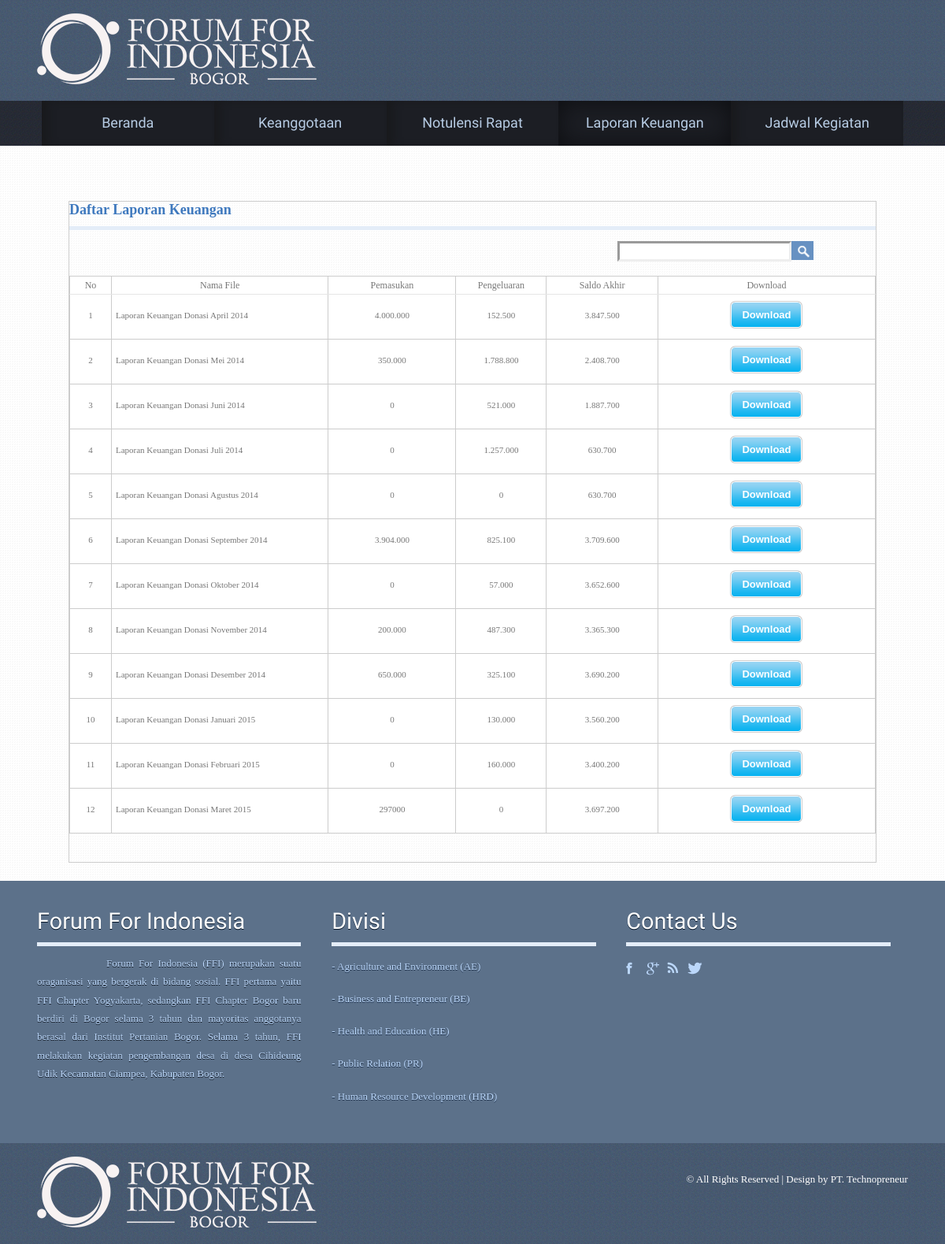
Page /about.php on the committed database.
### tables this page shows
CREATE TABLE IF NOT EXISTS `keuangan` (
`ID_file` int(11) NOT NULL,
  `Nama_file` varchar(50) NOT NULL,
  `Pemasukan` varchar(10) NOT NULL,
  `Pengeluaran` varchar(10) NOT NULL,
  `Saldo_akhir` varchar(10) NOT NULL
);

### about.php (the view, shortened to what this page needs)
<!DOCTYPE HTML>
<html>
<head>
<link href="css/css_upload-download.css" rel="stylesheet" type="text/css" media="all" />
<link href="css/camera.css" rel="stylesheet" type="text/css" media="all" />
</head>
<body>
<div class="h_bg">
<div class="wrap">
	<div class="header">
		<div class="logo">
			<h1><a href="home.php"><img src="images/logo2.png" alt=""></a></h1>
		</div>
	</div>
</div>
</div>
<div class="slider_bg">
<div class="wrap">
<div class="slider">
	<ul class="nav">
		<li><a href="home.php">Beranda</a></li>
		<li><a href="keanggotaan.php">Keanggotaan</a></li>
		<li><a href="notulensi.php">Notulensi Rapat</a></li>
		<li class="active"><a href="about.php">Laporan Keuangan</a></li>
		<li><a href="time.php">Jadwal Kegiatan</a></li>
	</ul>
</div>
</div>
</div>
<div class="main_bg">
<div class="wrap">
<div class="main">
<table width="100%" border="0" cellspacing="0" cellpadding="0">
        <tr>
        <div id="body_div">
 <td align=""><div class="body_right_caloninvestor">
			  <h4>Daftar Laporan Keuangan</h4>
<div class="tabpad news-box news">
<div class="deposit_info_details">
<table width="100%" border="0" cellspacing="0" cellpadding="0" class="lbox_contentbg">
		<p>&nbsp;</p>
         <div class="search">
    		<form action='about.php' method="GET">
    			<input type="text" value="" name='qcari'>
    			<input type="submit" value="">
    		</form>
			<p>&nbsp;</p>
		</div>
          <tr class="row1" onMouseOver="mouse_event(this, 'listrow_bg');" onMouseOut="mouse_event(this, 'row1');">
                     <td width="1%" align="center">No</td>
				<td width="10%" align="center">Nama File</td>
				<td width="5%" align="center">Pemasukan</td>
				<td width="2%" align="center">Pengeluaran</td>
				<td width="5%" align="center">Saldo Akhir</td>
				<td width="10%" valign="top" align="center">Download</td>
          </tr>
		  <?php
       	$search = mysql_query("select * from keuangan");
	    while ( $data = mysql_fetch_array($search) )
		{
				?>
				<tr class="list1" onMouseOver="mouse_event(this,'row_hover');" onMouseOut="mouse_event(this,'list1');">
                    <td align="center"><?php echo $data['ID_file'];?></td>
					<td><?php echo $data['Nama_file'];?></td>
					<td align="center"><?php echo $data['Pemasukan'];?></td>
					<td align="center"><?php echo $data['Pengeluaran'];?></td>
					<td align="center"><?php echo $data['Saldo_akhir'];?></td>
					<td align="center">
					<a href="<?php echo $data['file'];?>">
                          <input type="submit" name="button" id="button" value="Download" class="sub_btn" />
					</a></td>
              </tr>
		<?php } ?>
        </table>
   <br />
   <br />
                </table>
    </div>
        </div>
        </div>
<div class="footer-bg">
<div class="wrap">
<div class="footer">
   <div class="box1">
	<h4>Forum For Indonesia</h4>
    <p style="text-align: justify;">&nbsp;&nbsp;&nbsp;&nbsp;&nbsp;&nbsp;&nbsp;&nbsp;&nbsp;&nbsp;&nbsp;&nbsp;&nbsp;&nbsp;Forum For Indonesia (FFI) merupakan suatu oraganisasi yang bergerak di bidang sosial. FFI pertama yaitu FFI Chapter Yogyakarta, sedangkan FFI Chapter Bogor baru berdiri di Bogor selama 3 tahun dan mayoritas anggotanya berasal dari Institut Pertanian Bogor. Selama 3 tahun, FFI melakukan kegiatan pengembangan desa di desa Cihideung Udik Kecamatan Ciampea, Kabupaten Bogor.</p>
  </div>
   <div class="box1">
	<h4>Divisi</h4>
	<nav>
		<ul>
			<li><a href="ae.php">- Agriculture and Environment (AE)</a></li>
			<li><a href="be.php">- Business and Entrepreneur (BE)</a></li>
			<li><a href="he.php">- Health and Education (HE)</a></li>
			<li><a href="pr.php">- Public Relation (PR)</a></li>
   			<li><a href="hrd.php">- Human Resource Development (HRD)</a></li>
	    </ul>
	</nav>
	</div>
	<div class="box1">
		<h4>Contact us</h4>
		<div class="social-icons">
	   		  	<ul>
			      <li class="facebook"><a href="ae.php"</a></li>
			      <li class="twitter"><a href="#" target="_blank"> </a></li>
			      <li class="rss"><a href="#" target="_blank"> </a></li>
			      <li class="contact"><a href="#" target="_blank"> </a></li>
		     </ul>
   	    </div>
	</div>
</div>
</div>
</div>
<div class="ftr-bg">
	<div class="wrap">
		<div class="footer1">
		<div class="logo">
			<h1><a href="homeA.php"><img src="images/logo2.png" alt=""></a></h1>
		</div>
		<div class="copy">
			<p class="w3-link">© All Rights Reserved | Design by PT. Technopreneur</p>
		</div>
	</div>
	</div>
</div>
</body>
</html>

### rows in the picture
keuangan: ID_file "1", Nama_file "Laporan Keuangan Donasi April 2014", Pemasukan "4.000.000", Pengeluaran "152.500", Saldo_akhir "3.847.500"
keuangan: ID_file "2", Nama_file "Laporan Keuangan Donasi Mei 2014", Pemasukan "350.000", Pengeluaran "1.788.800", Saldo_akhir "2.408.700"
keuangan: ID_file "3", Nama_file "Laporan Keuangan Donasi Juni 2014", Pemasukan "0", Pengeluaran "521.000", Saldo_akhir "1.887.700"
keuangan: ID_file "4", Nama_file "Laporan Keuangan Donasi Juli 2014", Pemasukan "0", Pengeluaran "1.257.000", Saldo_akhir "630.700"
keuangan: ID_file "5", Nama_file "Laporan Keuangan Donasi Agustus 2014", Pemasukan "0", Pengeluaran "0", Saldo_akhir "630.700"
keuangan: ID_file "6", Nama_file "Laporan Keuangan Donasi September 2014", Pemasukan "3.904.000", Pengeluaran "825.100", Saldo_akhir "3.709.600"
keuangan: ID_file "7", Nama_file "Laporan Keuangan Donasi Oktober 2014", Pemasukan "0", Pengeluaran "57.000", Saldo_akhir "3.652.600"
keuangan: ID_file "8", Nama_file "Laporan Keuangan Donasi November 2014", Pemasukan "200.000", Pengeluaran "487.300", Saldo_akhir "3.365.300"
keuangan: ID_file "9", Nama_file "Laporan Keuangan Donasi Desember 2014", Pemasukan "650.000", Pengeluaran "325.100", Saldo_akhir "3.690.200"
keuangan: ID_file "10", Nama_file "Laporan Keuangan Donasi Januari 2015", Pemasukan "0", Pengeluaran "130.000", Saldo_akhir "3.560.200"
keuangan: ID_file "11", Nama_file "Laporan Keuangan Donasi Februari 2015", Pemasukan "0", Pengeluaran "160.000", Saldo_akhir "3.400.200"
keuangan: ID_file "12", Nama_file "Laporan Keuangan Donasi Maret 2015", Pemasukan "297000", Pengeluaran "0", Saldo_akhir "3.697.200"
